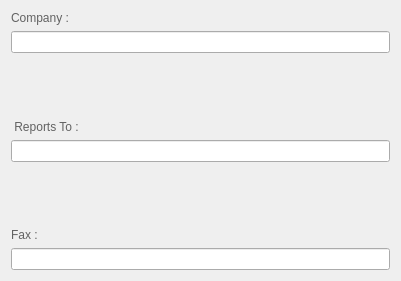
            <widget class="QWidget" name="layoutWidget_10">
             <property name="geometry">
              <rect>
               <x>730</x>
               <y>1120</y>
               <width>401</width>
               <height>281</height>
              </rect>
             </property>
             <layout class="QVBoxLayout" name="verticalLayout_15">
              <item>
               <widget class="QLabel" name="CompanyLabel_2">
                <property name="sizePolicy">
                 <sizepolicy hsizetype="Expanding" vsizetype="Fixed">
                  <horstretch>0</horstretch>
                  <verstretch>0</verstretch>
                 </sizepolicy>
                </property>
                <property name="styleSheet">
                 <string notr="true">color: rgb(98, 98, 98);</string>
                </property>
                <property name="text">
                 <string>Company :</string>
                </property>
               </widget>
              </item>
              <item>
               <widget class="QLineEdit" name="Company_2">
                <property name="minimumSize">
                 <size>
                  <width>0</width>
                  <height>0</height>
                 </size>
                </property>
                <property name="maximumSize">
                 <size>
                  <width>16777215</width>
                  <height>300</height>
                 </size>
                </property>
               </widget>
              </item>
              <item>
               <spacer name="verticalSpacer_31">
                <property name="orientation">
                 <enum>Qt::Orientation::Vertical</enum>
                </property>
                <property name="sizeType">
                 <enum>QSizePolicy::Policy::Expanding</enum>
                </property>
                <property name="sizeHint" stdset="0">
                 <size>
                  <width>10</width>
                  <height>20</height>
                 </size>
                </property>
               </spacer>
              </item>
              <item>
               <widget class="QLabel" name="ReportsToLabel_2">
                <property name="sizePolicy">
                 <sizepolicy hsizetype="Expanding" vsizetype="Fixed">
                  <horstretch>0</horstretch>
                  <verstretch>0</verstretch>
                 </sizepolicy>
                </property>
                <property name="styleSheet">
                 <string notr="true">color: rgb(98, 98, 98);</string>
                </property>
                <property name="text">
                 <string> Reports To :</string>
                </property>
               </widget>
              </item>
              <item>
               <widget class="QLineEdit" name="ReportsTo_2">
                <property name="minimumSize">
                 <size>
                  <width>0</width>
                  <height>0</height>
                 </size>
                </property>
                <property name="maximumSize">
                 <size>
                  <width>16777215</width>
                  <height>300</height>
                 </size>
                </property>
               </widget>
              </item>
              <item>
               <spacer name="verticalSpacer_32">
                <property name="orientation">
                 <enum>Qt::Orientation::Vertical</enum>
                </property>
                <property name="sizeType">
                 <enum>QSizePolicy::Policy::Expanding</enum>
                </property>
                <property name="sizeHint" stdset="0">
                 <size>
                  <width>10</width>
                  <height>20</height>
                 </size>
                </property>
               </spacer>
              </item>
              <item>
               <widget class="QLabel" name="FaxLabel_2">
                <property name="sizePolicy">
                 <sizepolicy hsizetype="Expanding" vsizetype="Fixed">
                  <horstretch>0</horstretch>
                  <verstretch>0</verstretch>
                 </sizepolicy>
                </property>
                <property name="styleSheet">
                 <string notr="true">color: rgb(98, 98, 98);</string>
                </property>
                <property name="text">
                 <string>Fax :</string>
                </property>
               </widget>
              </item>
              <item>
               <widget class="QLineEdit" name="Fax_2">
                <property name="maximumSize">
                 <size>
                  <width>16777215</width>
                  <height>300</height>
                 </size>
                </property>
               </widget>
              </item>
             </layout>
            </widget>
